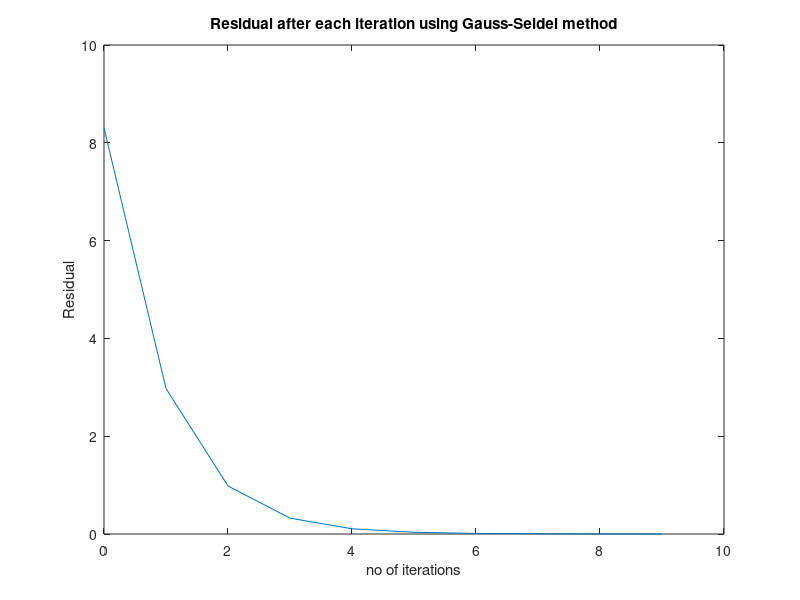

Write the MATLAB code that produced this figure.
%% GaussSeidel.m 

%% Author: Louise Olsen-Kettle (email: l.kettle1@uq.edu.au, @DrOlsen-Kettle)
%% Code to supplement lecture notes by Louise Olsen-Kettle:
%% Numerical solution of Partial Differential Equations (PDEs)
%% Webpage: http://espace.library.uq.edu.au/view/UQ:239427
%% ISBN: 978-1-74272-149-1

% Gauss-Seidel method for solving Ax = b

file1 = fopen('residual.out','w')


A = [5 0 -2; 3 5 1; 0 -3 4]
b = [7 2 -4]'

D = diag(diag(A))
L = tril(A) - D
U = triu(A) - D

% dimension of A(nxn) and b(n)
n = max(size(b))

% initial guess for x0 (k=0)

x_k = zeros(n,1) ;

k=0;

residual = norm(b-A*x_k);
fprintf(file1,'%d %8.6f \n',k, residual);

x_k_1 = zeros(n,1);

while residual > 1.e-3
     % calculate  x_k_1 at next time step (x(i,k+1))
     for i=1:n
         % calculate sum from j = 1, i-1
         % initialise:
         sum1 = 0;

         for j = 1:i-1
             sum1 = sum1 + A(i,j)*x_k_1(j);
         end

         % calculate sum from j = i+1, n
         % initialise:
         sum2 = 0;

         for j = i+1:n 
             sum2 = sum2 + A(i,j)*x_k(j);
         end

         % update x_k_1:
         x_k_1(i) = (b(i) - sum1 - sum2)/A(i,i);

     end
    
     residual = norm(b-A*x_k_1);
     k=k+1;
     fprintf(file1,'%d %8.6f \n',k, residual);
     x_k = x_k_1;

end

x_k

fprintf('x using Gauss-Seidel iteration is: %8.6f \n', x_k)
fprintf('with %f iterations and residual %8.6f \n', k, residual)

% using the direct matrix solver in Matlab:
x = A\b

fprintf('x using Matlab direct matrix solver: %8.6f \n', x)


fclose(file1)

% plot the residual vs number of iterations
load residual.out

k_vec = residual(:,1);
residual_vec = residual(:,2);

figure(1)
plot (k_vec,residual_vec, '-')
xlabel ('no of iterations')
ylabel ('Residual')

title('Residual after each iteration using Gauss-Seidel method')
